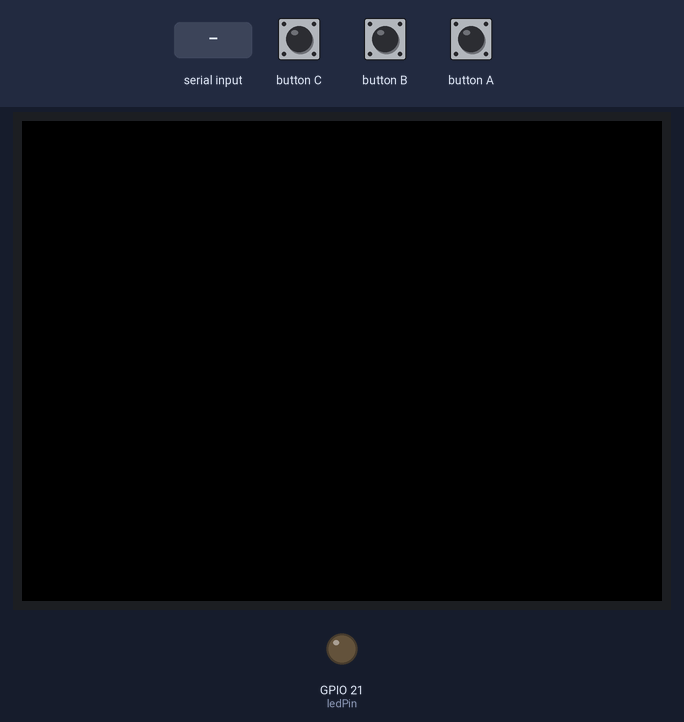
Bench run of a sketch on a simulated ESP32. Shown: 320×240 colour display, output pins drawn as LEDs (lit = HIGH). Dashed ring = blinking. The inputs (shaded band) are chosen by the test bench.

Above: at 1.3 s.
1.4 s: "show 90\n" received over Serial
At 1.8 s:
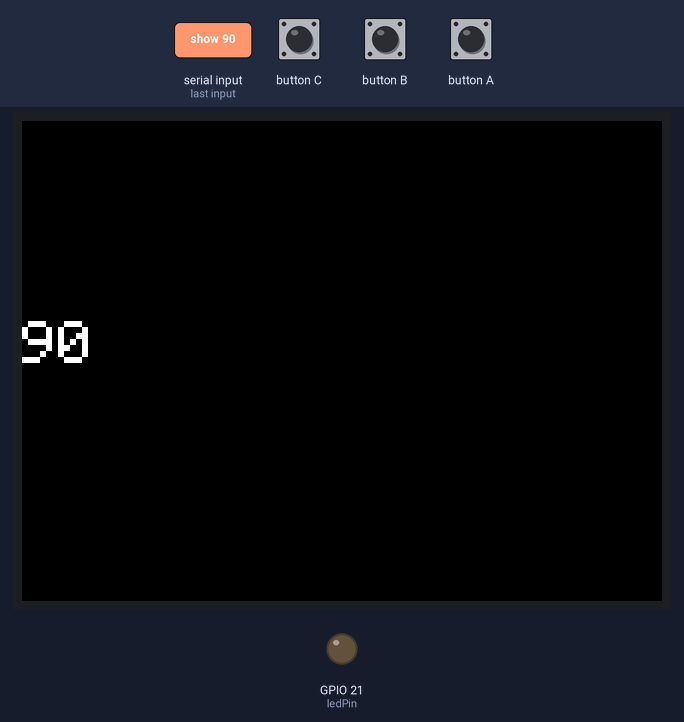
2.9 s: "show ,45\n" received over Serial
At 4.1 s:
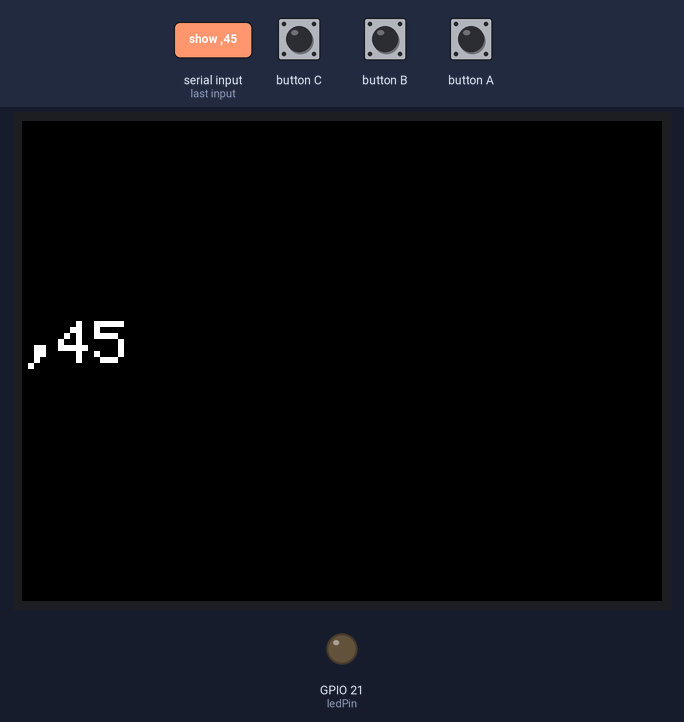
4.4 s: "blink 5\n" received over Serial
At 4.55 s:
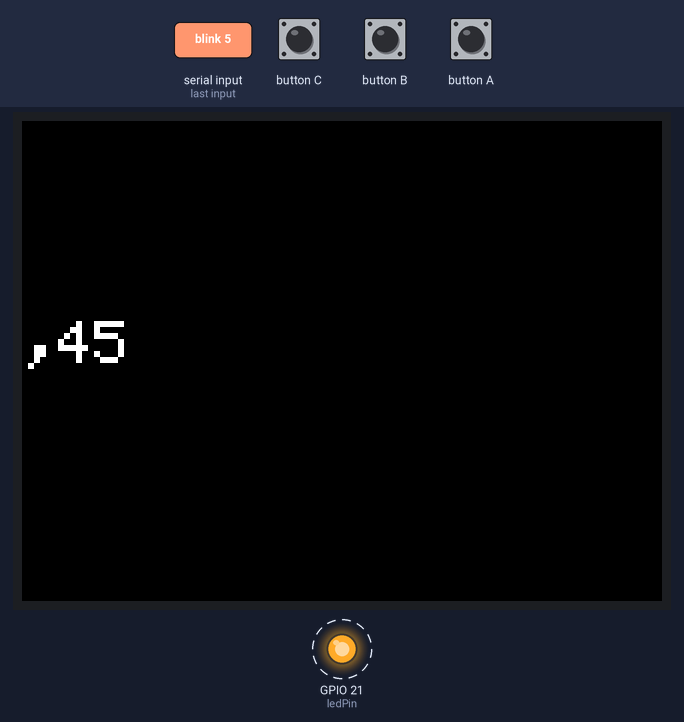
7.4 s: "on\n" received over Serial
At 8.3 s:
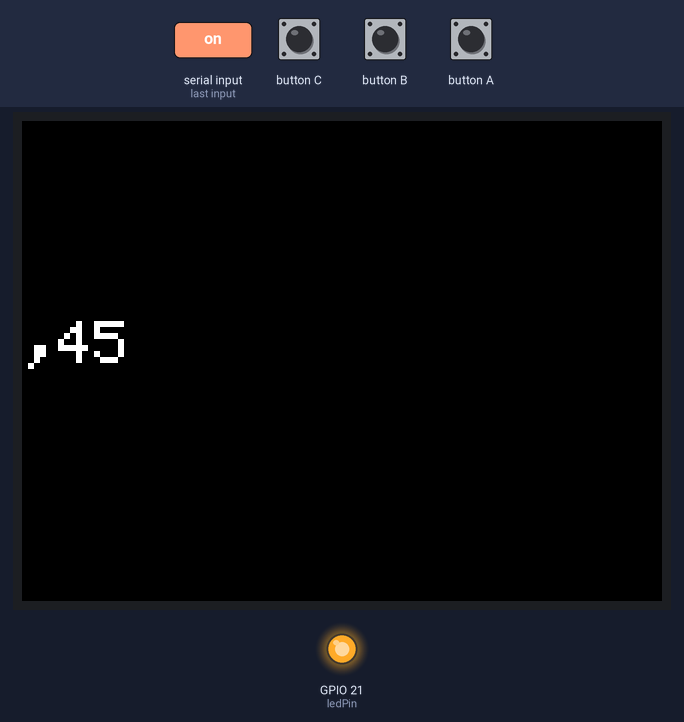
8.9 s: "off\n" received over Serial
At 9.4 s:
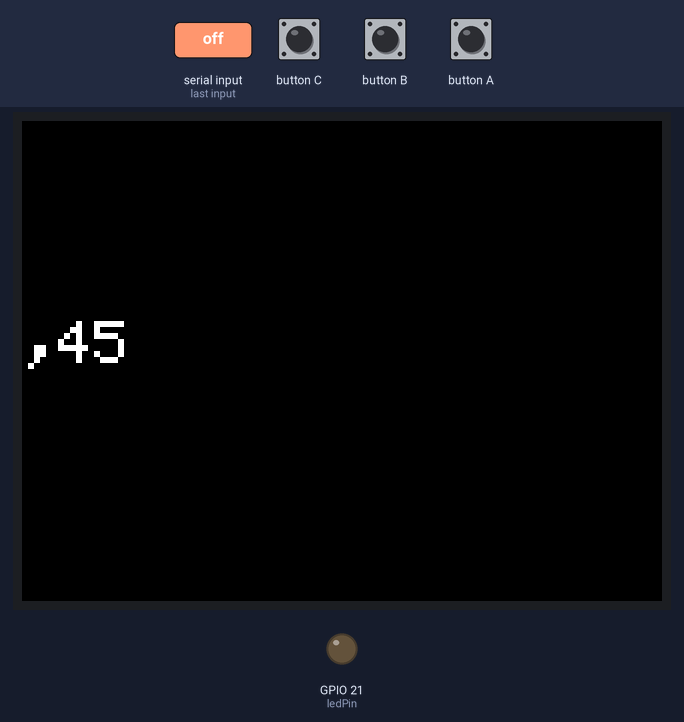
Timing chart, 0 to 11.4 s (numbered marks = the images above; inputs shaded):
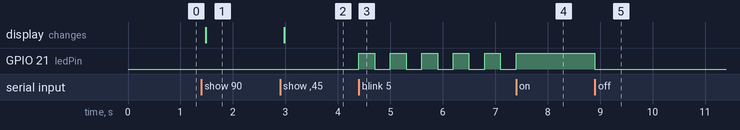

The sketch:

04_serial_words_and_numbers.ino
```cpp
// SERIAL: READ WHOLE WORDS AND NUMBERS
// Type a line and press Enter (set Serial Monitor to "Newline").
//   "on" / "off" / "toggle"  -> control LED
//   "blink 5"                -> blink LED 5 times
//   "show hello"             -> print text on the screen
#include <M5Stack.h>

int ledPin = 21;
int ledState = LOW;

void setLed(int s) { ledState = s; digitalWrite(ledPin, s); }

void setup() {
  M5.begin();
  Serial.begin(115200);
  pinMode(ledPin, OUTPUT);
  setLed(LOW);
  M5.Lcd.setTextSize(3);
}

void loop() {
  M5.update();
  if (Serial.available() > 0) {
    String line = Serial.readStringUntil('\n');   // read until Enter
    line.trim();                                  // remove \r and spaces
    line.toLowerCase();

    if (line == "on")           setLed(HIGH);
    else if (line == "off")     setLed(LOW);
    else if (line == "toggle")  setLed(!ledState);
    else if (line.startsWith("blink ")) {
      int times = line.substring(6).toInt();      // number after "blink "
      for (int i = 0; i < times; i++) {
        setLed(HIGH); delay(300);
        setLed(LOW);  delay(300);
      }
    }
    else if (line.startsWith("show ")) {
      M5.Lcd.fillScreen(BLACK);
      M5.Lcd.setCursor(0, 100);
      M5.Lcd.print(line.substring(5));
    }
    else {
      Serial.println("Unknown command");
    }
  }
}
```

Measured:
- after the input at 1.4 s, the display: changes after 0.08 s (image 1)
- after the input at 2.9 s, the display: changes after 0.08 s (image 2)
- after the input at 4.4 s, GPIO 21 (ledPin): alternates HIGH for 0.30 s and LOW for 0.30 s, starting at once
- after the input at 7.4 s, GPIO 21 (ledPin): LOW → HIGH at once
- after the input at 8.9 s, GPIO 21 (ledPin): HIGH → LOW at once
